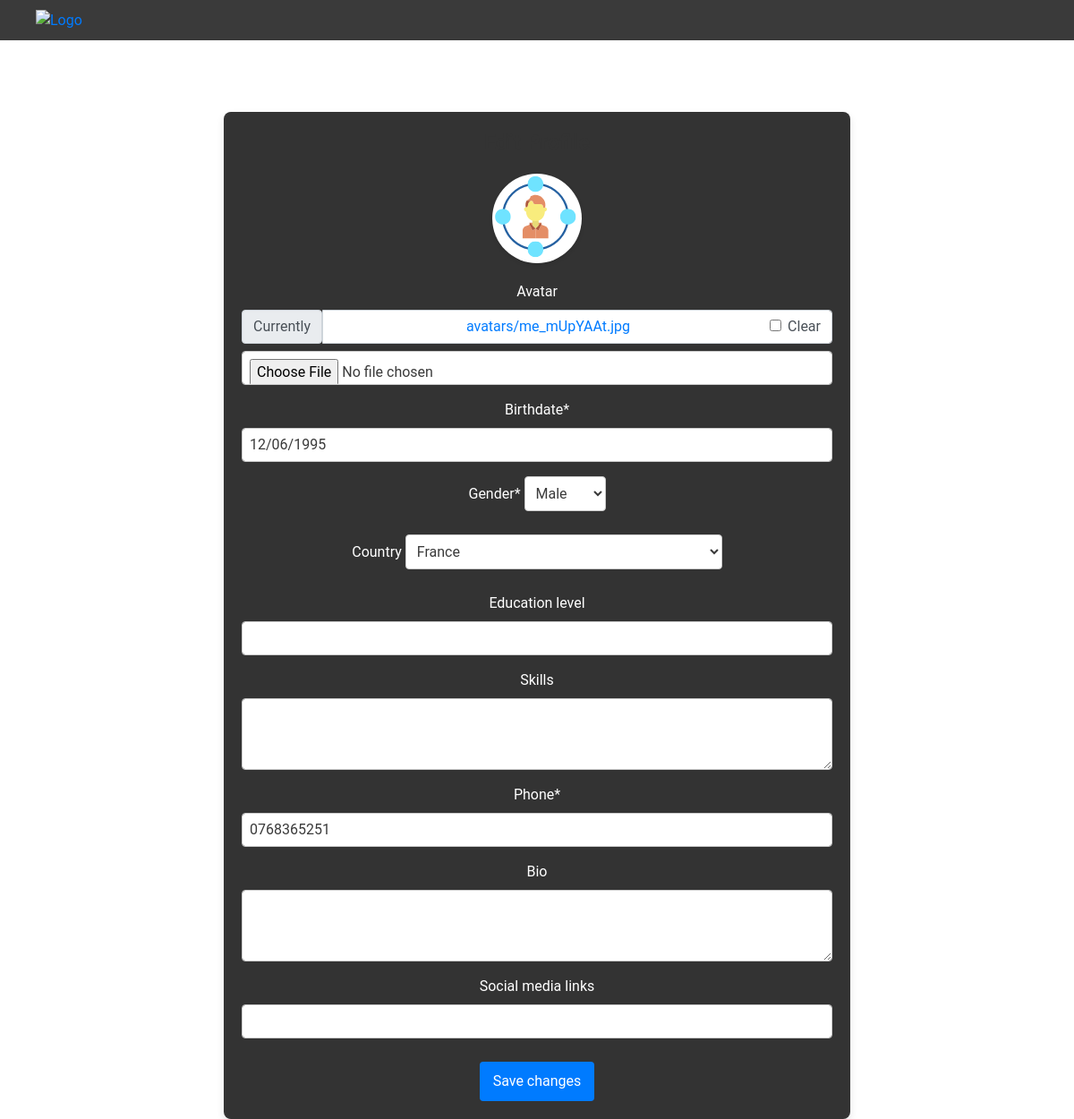
Screenshot of /en/profile/edit/ (signed in) with the database file from the repository.
### smart_mentor/models.py (models this page shows, shortened)
class Profile(models.Model):
    GENDER_CHOICES = (
        ('MALE', _('Male')),
        ('FEMALE', _('Female')),
        ('OTHER', _('Other')),
    )
    user = models.OneToOneField(User, on_delete=models.CASCADE)
    avatar = models.ImageField(upload_to='avatars/', blank=True, default='static/images/pp.svg')
    birthdate = models.DateField(null=True)
    gender = models.CharField(max_length=6, choices=GENDER_CHOICES)
    country = CountryField(blank_label='(select country)', blank=True)
    education_level = models.CharField(max_length=100, blank=True)
    skills = models.TextField(max_length=100, blank=True)
    phone = models.CharField(max_length=20)
    bio = models.TextField(max_length=100, blank=True)
    social_media_links = models.URLField(max_length=200, blank=True)

### smart_mentor/views.py (the view)
# urls.py: path('profile/edit/', views.edit_profile, name='edit_profile'),
@login_required
def edit_profile(request):
    profile = get_object_or_404(Profile, user=request.user)
    if request.method == 'POST':
        form = ProfileForm(request.POST, request.FILES, instance=profile)
        if form.is_valid():
            form.save()
            return redirect('profile', user_id=request.user.id)
    else:
        form = ProfileForm(instance=profile)
    return render(request, 'edit_profile.html', {'form': form})

### smart_mentor/forms.py
class ProfileForm(forms.ModelForm):
    class Meta:
        model = Profile
        fields = ['avatar', 'birthdate', 'gender', 'country', 'education_level', 'skills', 'phone', 'bio', 'social_media_links']
    def __init__(self, *args, **kwargs):
        birthdate = forms.DateField(
            widget=forms.DateInput(
                format=settings.DATE_FORMATS[get_language()],
                attrs={'placeholder': 'MM/DD/YYYY' if get_language() == 'en' else 'JJ/MM/AAAA'}
            ),
            input_formats=[settings.DATE_FORMATS[get_language()]],
        )
        super().__init__(*args, **kwargs)
        current_language = get_language() or settings.LANGUAGE_CODE  # Utilisez la langue par défaut si get_language() renvoie None
        date_format = settings.DATE_FORMATS.get(current_language, '%Y-%m-%d')  # Format de date par défaut
        self.fields['birthdate'].widget = forms.DateInput(format=date_format)

### templates/edit_profile.html (shortened to what this page needs)
{% extends 'base_site.html' %}
{% load crispy_forms_tags %}
{% load i18n %}
{% load static %}
{% block navbar %}
    {% include 'nav_home.html' %}
{% endblock %}
{% block content %}
    <div class="profile-form-container" style="margin-top: 80px;">
        <h2>{% trans 'Edit Profile' %}</h2>
        <form method="post" enctype="multipart/form-data">
            <div class="avatar-circle" style="background-image: url({% static 'images/pp.svg' %});" onclick="document.getElementById('id_avatar').click();">
            </div>
            {{ form|crispy }}
            <button type="submit" class="btn btn-primary">{% trans 'Save changes' %}</button>
        </form>
    </div>
{% endblock %}

### static/css/settings.css (style rules this page uses)
body.light-mode { --background-color: #fff; --text-color: #333; --button-bg-color: #007bff; --button-text-color: #fff; }
body { background-color: var(--background-color); color: var(--text-color); }
.btn { background-color: var(--button-bg-color); color: var(--button-text-color); }

### templates/edit_profile.html (style rules this page uses)
.profile-form-container textarea { height: 80px; }
.profile-form-container form { margin-top: 20px; }
body { font-family: 'Roboto', sans-serif; }
.profile-form-container h2 { color: #333; font-size: 24px; font-weight: bold; }
.profile-form-container { background-color: #333; color: #fff; border-radius: 8px; padding: 20px; box-shadow: 0 4px 8px rgba(0, 0, 0, 0.1); max-width: 700px; margin: auto; text-align: center; }
.profile-form-container input, .profile-form-container textarea, .profile-form-container select { color: #3A3A3A; background-color: #fff; padding: 8px; margin-bottom: 10px; border-radius: 4px; border: 1px solid #ccc; }
.profile-form-container button { background-color: #007bff; color: white; padding: 10px 15px; border: none; border-radius: 4px; cursor: pointer; margin-top: 10px; }
.avatar-circle { height: 100px; width: 100px; background-color: #ccc; border-radius: 50%; margin: 20px auto; overflow: hidden; display: flex; justify-content: center; align-items: center; background-size: cover; background-position: center center; cursor: pointer; box-shadow: 0px 2px 4px 0px rgba(0, 0, 0, 0.12); }
.avatar-circle { display: flex; justify-content: center; align-items: center; background-size: cover; background-position: center center; }

### rows the page displays
Profile: birthdate "12/06/1995", gender "Male", country "France", phone "0768365251"
